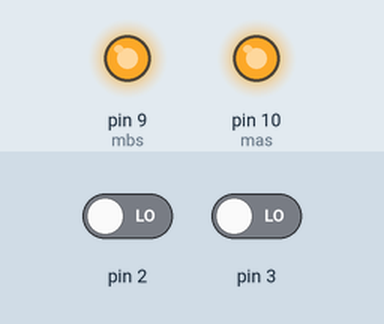
The sketch below on a simulated Arduino Uno, built with avr-gcc and run on an emulated ATmega328P. On the bench: output pins drawn as LEDs (lit = HIGH). The test bench sets the inputs (shaded band); at power-on: pin 2 LOW, pin 3 LOW. What the sketch prints to the serial monitor is not drawn.

Above: at 0.1 s.
Timing chart, 0 to 1.6 s (numbered marks = the images above):
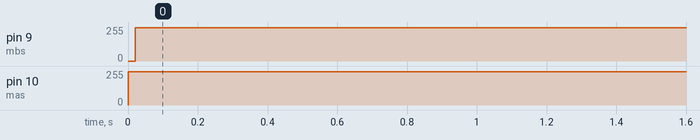

Measured:
- by itself, pin 9 (mbs): 0/255 → 250/255 at 0.02 s
- by itself, pin 10 (mas): 0/255 → 250/255 at 0.00 s

The sketch:

Speed.ino
```cpp
int mas=10;
int maa=12;
int mab=13;
int mbs=9;
int mba=8;
int mbb=11;
int sfr=7;
int sfc=6;
int sfl=5;

volatile long count_r=0;
volatile long count_l=0;
int NUM_C_l=16;
int NUM_C_r=16;

void counter_r()
{
  count_r++;
}
void counter_l()
{
  count_l++;
}
void setup()
{
  Serial.begin(9600);
  digitalWrite(maa,HIGH);
  digitalWrite(mab,LOW);
  digitalWrite(mas,HIGH);
  digitalWrite(mba,HIGH);
  digitalWrite(mbb,LOW);
  digitalWrite(mbs,HIGH);
  attachInterrupt(1,counter_r,CHANGE);
  attachInterrupt(0,counter_l,CHANGE);
}

void loop()
{
  float speed_act_r=0;
  float speed_act_l=0;
  int pwm=250;
  motor_r(pwm);
  motor_l(pwm);
  while(1)
  {
  speed_act_r=speed_r(50);
  Serial.print("Right Speed is ");
  Serial.println(speed_act_r);
  delay(50);
  speed_act_l=speed_l(50);
  Serial.print("Left Speed is ");
  Serial.println(speed_act_l);
  delay(50);
  }
}

void motor_r(int s)
{
  if(s==0)
  {
    digitalWrite(maa,LOW);
    digitalWrite(mab,LOW);
    digitalWrite(mas,HIGH);
  }
  else if(s>0&&s<256)
  {
    digitalWrite(maa,HIGH);
    digitalWrite(mab,LOW);
    analogWrite(mas,s);
    delay(20);
  }
  else if(s<0&&s>-256)
  {
    digitalWrite(maa,LOW);
    digitalWrite(mab,HIGH);
    analogWrite(mas,-s);
    delay(20);
  }
  else digitalWrite(mas,LOW);
}

void motor_l(int s)
{
    if(s==0)
  {
    digitalWrite(mba,LOW);
    digitalWrite(mbb,LOW);
    digitalWrite(mbs,HIGH);
  }
  else if(s>0&&s<256)
  {
    digitalWrite(mba,HIGH);
    digitalWrite(mbb,LOW);
    analogWrite(mbs,s);
    delay(20);
  }
  else if(s<0&&s>-256)
  {
    digitalWrite(mba,LOW);
    digitalWrite(mbb,HIGH);
    analogWrite(mbs,-s);
    delay(20);
  }
  else digitalWrite(mbs,LOW);
}

int speed_r(int looptime_r)
{
  long lastMilli_r;
  long count_fomer_r;
  float speed_act_r;
  lastMilli_r=millis();
  count_fomer_r=count_r;
  interrupts();
  while ((millis()-lastMilli_r) <= looptime_r)
  {  ;  }       // enter tmed loop
  noInterrupts();
  speed_act_r=float(count_r- count_fomer_r)*1000/float(looptime_r*NUM_C_r);
  return speed_act_r;
}

int speed_l(int looptime_l)
{
  long lastMilli_l;
  long count_fomer_l;
  float speed_act_l;
  lastMilli_l=millis();
  count_fomer_l=count_l;
  interrupts();
  while ((millis()-lastMilli_l) <= looptime_l)
  {  ;  }       // enter tmed loop
  noInterrupts();
  speed_act_l=float(count_l- count_fomer_l)*1000/float(looptime_l*NUM_C_l);
  return speed_act_l;
}
```
